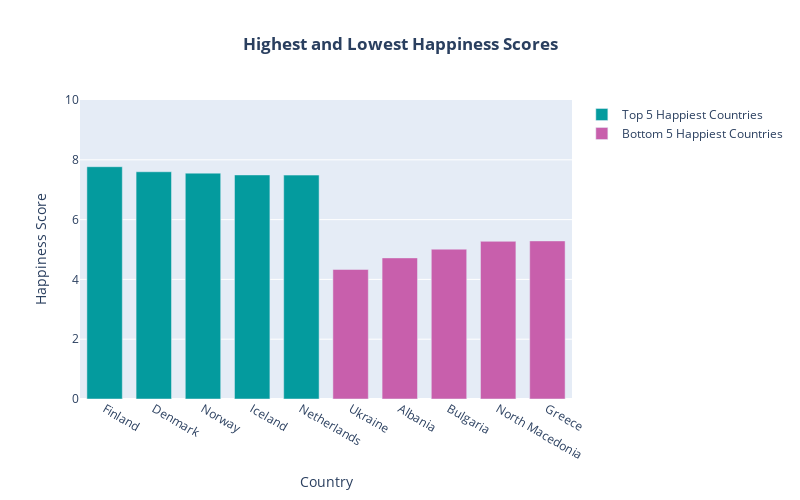

The cell this chart's notebook holds for it:
### Markdown cell above
## Top vs. Bottom performers

### Code cell
top_5 = data.nlargest(5, 'Happiness Score')
bottom_5 = data.nsmallest(5, 'Happiness Score')

# Create trace for top 5 countries
trace_top = go.Bar(
    x=top_5['Country'],
    y=top_5['Happiness Score'],
    name='Top 5 Happiest Countries',
    marker=dict(color='#049b9e')
)

# Create trace for bottom 5 countries
trace_bottom = go.Bar(
    x=bottom_5['Country'],
    y=bottom_5['Happiness Score'],
    name='Bottom 5 Happiest Countries',
    marker=dict(color='#c85fac')
)

# Define layout
layout = go.Layout(
    title='<b>Highest and Lowest Happiness Scores</b>',
    xaxis=dict(title='Country'),
    yaxis=dict(title='Happiness Score', range=[0, 10]),  # Set the same y-axis range for both plots
    barmode='group',  # Display bars side by side
    bargap=0.2,  # Gap between bars
    bargroupgap=0.1,  # Gap between groups of bars
    width=800,
    height=500,
)

#c85fac, #049b9e
# Create figure object
fig = go.Figure(data=[trace_top, trace_bottom], layout=layout)
fig.update_layout(title_x=0.5)
# Show the plot

fig.show()

### Figure 1 — Plotly figure (JSON) as saved in the notebook; plotly's stock layout.template omitted (floating-point values rounded to 4 significant figures)
{"data": [{"marker": {"color": "#049b9e"}, "name": "Top 5 Happiest Countries", "type": "bar", "x": ["Finland", "Denmark", "Norway", "Iceland", "Netherlands"], "y": [7.769, 7.6, 7.554, 7.494, 7.488]}, {"marker": {"color": "#c85fac"}, "name": "Bottom 5 Happiest Countries", "type": "bar", "x": ["Ukraine", "Albania", "Bulgaria", "North Macedonia", "Greece"], "y": [4.332, 4.719, 5.011, 5.274, 5.287]}], "layout": {"bargap": 0.2, "bargroupgap": 0.1, "barmode": "group", "height": 500, "title": {"text": "<b>Highest and Lowest Happiness Scores</b>", "x": 0.5}, "width": 800, "xaxis": {"title": {"text": "Country"}}, "yaxis": {"range": [0, 10], "title": {"text": "Happiness Score"}}}}
